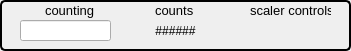
  <widget class="QGroupBox" name="groupBox_3">
   <property name="geometry">
    <rect>
     <x>10</x>
     <y>190</y>
     <width>351</width>
     <height>51</height>
    </rect>
   </property>
   <property name="styleSheet">
    <string notr="true">QGroupBox { 
     border: 2px solid black; 
     border-radius: 5px; 
 } </string>
   </property>
   <property name="title">
    <string/>
   </property>
   <widget class="QLabel" name="label_111">
    <property name="geometry">
     <rect>
      <x>45</x>
      <y>0</y>
      <width>81</width>
      <height>21</height>
     </rect>
    </property>
    <property name="font">
     <font>
      <pointsize>10</pointsize>
     </font>
    </property>
    <property name="styleSheet">
     <string notr="true">color: rgb(0, 0, 0)</string>
    </property>
    <property name="text">
     <string>&lt;html&gt;&lt;head/&gt;&lt;body&gt;&lt;p&gt;counting&lt;/p&gt;&lt;/body&gt;&lt;/html&gt;</string>
    </property>
   </widget>
   <widget class="QLabel" name="label_112">
    <property name="geometry">
     <rect>
      <x>155</x>
      <y>0</y>
      <width>81</width>
      <height>21</height>
     </rect>
    </property>
    <property name="font">
     <font>
      <pointsize>10</pointsize>
     </font>
    </property>
    <property name="styleSheet">
     <string notr="true">color: rgb(0, 0, 0)</string>
    </property>
    <property name="text">
     <string>&lt;html&gt;&lt;head/&gt;&lt;body&gt;&lt;p&gt;counts&lt;/p&gt;&lt;/body&gt;&lt;/html&gt;</string>
    </property>
   </widget>
   <widget class="QLabel" name="label_113">
    <property name="geometry">
     <rect>
      <x>250</x>
      <y>0</y>
      <width>81</width>
      <height>21</height>
     </rect>
    </property>
    <property name="font">
     <font>
      <pointsize>10</pointsize>
     </font>
    </property>
    <property name="styleSheet">
     <string notr="true">color: rgb(0, 0, 0)</string>
    </property>
    <property name="text">
     <string>&lt;html&gt;&lt;head/&gt;&lt;body&gt;&lt;p&gt;scaler controls &lt;/p&gt;&lt;/body&gt;&lt;/html&gt;</string>
    </property>
   </widget>
   <widget class="caTextEntry" name="catextentry_55">
    <property name="geometry">
     <rect>
      <x>20</x>
      <y>20</y>
      <width>91</width>
      <height>21</height>
     </rect>
    </property>
    <property name="background">
     <color>
      <red>115</red>
      <green>215</green>
      <blue>253</blue>
     </color>
    </property>
    <property name="colorMode">
     <enum>caLineEdit::Static</enum>
    </property>
   </widget>
   <widget class="caLabel" name="calabel">
    <property name="geometry">
     <rect>
      <x>130</x>
      <y>20</y>
      <width>91</width>
      <height>21</height>
     </rect>
    </property>
    <property name="text">
     <string>######</string>
    </property>
    <property name="alignment">
     <set>Qt::AlignCenter</set>
    </property>
    <property name="channel" stdset="0">
     <string notr="true">$(PS)$(SS).S$(SC)</string>
    </property>
   </widget>
   <widget class="caRelatedDisplay" name="carelateddisplay_4">
    <property name="geometry">
     <rect>
      <x>240</x>
      <y>20</y>
      <width>100</width>
      <height>25</height>
     </rect>
    </property>
    <property name="foreground">
     <color>
      <red>255</red>
      <green>255</green>
      <blue>255</blue>
     </color>
    </property>
    <property name="background">
     <color>
      <red>0</red>
      <green>0</green>
      <blue>255</blue>
     </color>
    </property>
    <property name="labels">
     <string>Scaler</string>
    </property>
    <property name="files">
     <string/>
    </property>
    <property name="args">
     <string/>
    </property>
   </widget>
  </widget>
